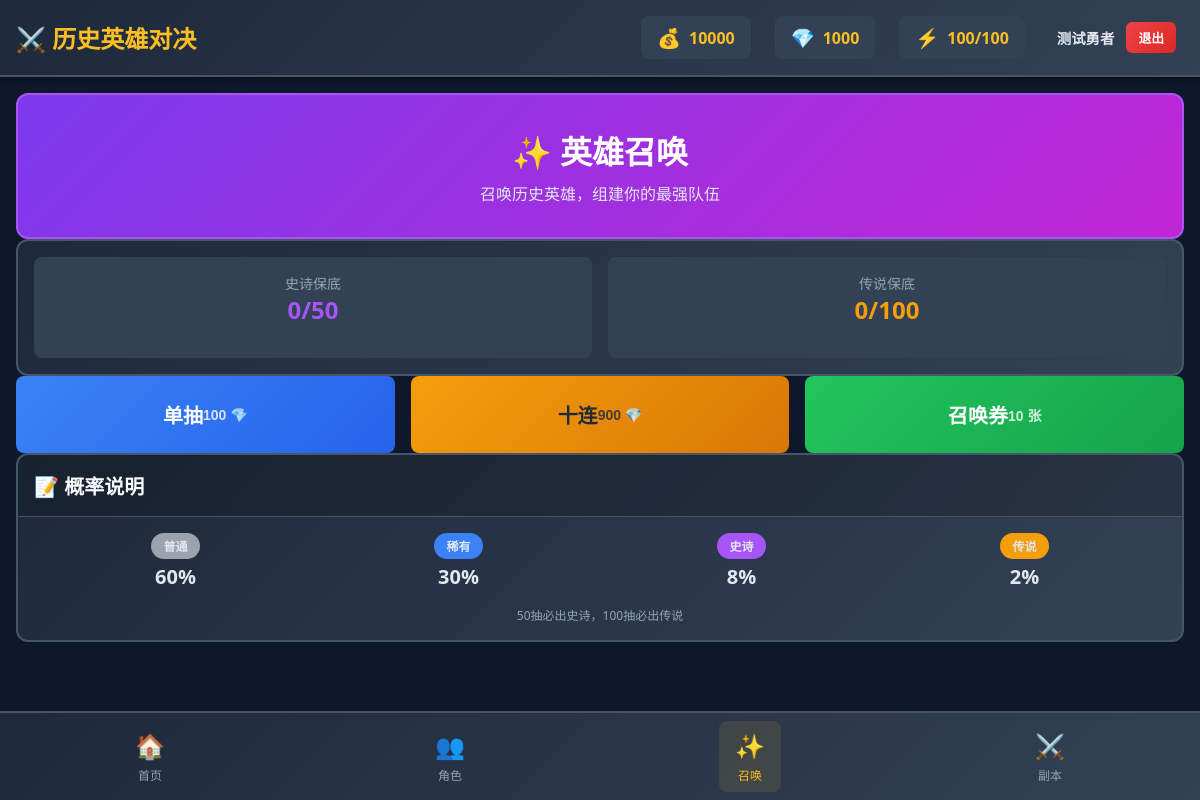
Screenshot of /summon (signed in) with the database file from the repository.
### models.py (models this page shows, shortened)
class Player(db.Model, UserMixin):
    __tablename__ = 'players'
    id = db.Column(db.Integer, primary_key=True, autoincrement=True)
    username = db.Column(db.String(64), unique=True, nullable=True, index=True)
    email = db.Column(db.String(120), unique=True, nullable=True, index=True)
    password_hash = db.Column(db.String(256), nullable=True)
    name = db.Column(db.String(128), nullable=False, default='勇者')
    level = db.Column(db.Integer, nullable=False, default=1)
    exp = db.Column(db.Integer, nullable=False, default=0)
    exp_to_next = db.Column(db.Integer, nullable=False, default=100)
    gold = db.Column(db.Integer, nullable=False, default=10000)
    gems = db.Column(db.Integer, nullable=False, default=1000)
    exp_books = db.Column(db.Integer, nullable=False, default=0)
    summon_tickets = db.Column(db.Integer, nullable=False, default=10)
    energy = db.Column(db.Integer, nullable=False, default=100)
    max_energy = db.Column(db.Integer, nullable=False, default=100)
    last_energy_update = db.Column(db.DateTime, default=datetime.now)
    pity_count = db.Column(db.Integer, nullable=False, default=0)
    legendary_pity_count = db.Column(db.Integer, nullable=False, default=0)
    total_play_days = db.Column(db.Integer, nullable=False, default=1)
    last_login_date = db.Column(db.Date, default=date.today)
    created_at = db.Column(db.DateTime, default=datetime.now)
    updated_at = db.Column(db.DateTime, default=datetime.now, onupdate=datetime.now)
    characters = db.relationship('PlayerCharacter', backref='player', lazy='dynamic')
    team = db.relationship('PlayerTeam', backref='player', lazy='dynamic', order_by='PlayerTeam.slot')
    completed_stages = db.relationship('PlayerCompletedStage', backref='player', lazy='dynamic')
    daily_tasks = db.relationship('PlayerDailyTask', backref='player', lazy='dynamic')
    summon_history = db.relationship('SummonHistory', backref='player', lazy='dynamic')

### app.py (the view)
@app.route('/summon')
@login_required
def summon():
    player = current_user
    return render_template('summon.html',
        player=player,
        rarity_names=RARITY_NAMES,
        rarity_colors=RARITY_COLORS
    )

### app.py (called while the page is built)
@login_manager.user_loader
def load_user(player_id):
    return Player.query.get(int(player_id))

### templates/summon.html (shortened to what this page needs)
{% extends "base.html" %}
{% block content %}
<div class="space-y-4">
    <div class="card" style="background: linear-gradient(135deg, #7c3aed 0%, #c026d3 100%); border-color: #a855f7;">
        <div class="card-body" style="text-align: center; padding: 2rem;">
            <h2 style="font-size: 2rem; font-weight: bold; color: white; margin-bottom: 0.5rem;">✨ 英雄召唤</h2>
            <p style="color: #e2e8f0;">召唤历史英雄，组建你的最强队伍</p>
        </div>
    </div>
    <div class="card">
        <div class="card-body">
            <div class="grid grid-2">
                <div style="text-align: center; padding: 1rem; background: #334155; border-radius: 8px;">
                    <div style="font-size: 0.875rem; color: #94a3b8;">史诗保底</div>
                    <div style="font-size: 1.5rem; font-weight: bold; color: #a855f7;">{{ player.pity_count }}/50</div>
                    <div class="progress" style="margin-top: 0.5rem;">
                    </div>
                </div>
                <div style="text-align: center; padding: 1rem; background: #334155; border-radius: 8px;">
                    <div style="font-size: 0.875rem; color: #94a3b8;">传说保底</div>
                    <div style="font-size: 1.5rem; font-weight: bold; color: #f59e0b;">{{ player.legendary_pity_count }}/100</div>
                    <div class="progress" style="margin-top: 0.5rem;">
                    </div>
                </div>
            </div>
        </div>
    </div>
    <div class="grid grid-3" style="gap: 1rem;">
        <button onclick="doSummon('once')" class="btn btn-primary btn-block" style="padding: 1.5rem;">
            <div style="font-size: 1.25rem;">单抽</div>
            <div style="font-size: 0.875rem; opacity: 0.8;">100 💎</div>
        </button>
        <button onclick="doSummon('ten')" class="btn btn-warning btn-block" style="padding: 1.5rem;">
            <div style="font-size: 1.25rem;">十连</div>
            <div style="font-size: 0.875rem; opacity: 0.8;">900 💎</div>
        </button>
        <button onclick="doSummon('ticket')" class="btn btn-success btn-block" style="padding: 1.5rem;">
            <div style="font-size: 1.25rem;">召唤券</div>
            <div style="font-size: 0.875rem; opacity: 0.8;">{{ player.summon_tickets }} 张</div>
        </button>
    </div>
    <div class="card">
        <div class="card-header">
            <h3 class="card-title">📝 概率说明</h3>
        </div>
        <div class="card-body">
            <div style="display: flex; justify-content: space-around; text-align: center;">
                <div>
                    <span class="badge bg-rarity-common">普通</span>
                    <div style="font-size: 1.25rem; font-weight: bold; margin-top: 0.25rem;">60%</div>
                </div>
                <div>
                    <span class="badge bg-rarity-rare">稀有</span>
                    <div style="font-size: 1.25rem; font-weight: bold; margin-top: 0.25rem;">30%</div>
                </div>
                <div>
                    <span class="badge bg-rarity-epic">史诗</span>
                    <div style="font-size: 1.25rem; font-weight: bold; margin-top: 0.25rem;">8%</div>
                </div>
                <div>
                    <span class="badge bg-rarity-legendary">传说</span>
                    <div style="font-size: 1.25rem; font-weight: bold; margin-top: 0.25rem;">2%</div>
                </div>
            </div>
            <p style="font-size: 0.75rem; color: #94a3b8; text-align: center; margin-top: 1rem;">
                50抽必出史诗，100抽必出传说
            </p>
        </div>
    </div>
</div>
{% endblock %}

### templates/base.html (shortened to what this page needs)
<!DOCTYPE html>
<html lang="zh-CN">
<head>
    <link rel="stylesheet" href="{{ url_for('static', filename='css/style.css') }}">
</head>
<body>
    {% if player %}
    <nav class="navbar">
        <div class="navbar-content">
            <a href="{{ url_for('index') }}" class="navbar-brand">
                ⚔️ 历史英雄对决
            </a>
            <div class="navbar-resources">
                <div class="resource-item">
                    <span class="resource-icon">💰</span>
                    <span class="resource-value">{{ player.gold }}</span>
                </div>
                <div class="resource-item">
                    <span class="resource-icon">💎</span>
                    <span class="resource-value">{{ player.gems }}</span>
                </div>
                <div class="resource-item">
                    <span class="resource-icon">⚡</span>
                    <span class="resource-value">{{ player.energy }}/{{ player.max_energy }}</span>
                </div>
                <div class="resource-item user-info">
                    <span class="user-name">{{ player.name }}</span>
                    <a href="{{ url_for('logout') }}" class="logout-btn" onclick="return confirm('确定要退出登录吗？')">退出</a>
                </div>
            </div>
        </div>
    </nav>
    {% endif %}
    <main class="main-content">
        {% block content %}{% endblock %}
    </main>
    {% if player %}
    <nav class="bottom-nav">
        <a href="{{ url_for('index') }}" class="nav-item {% if request.endpoint == 'index' %}active{% endif %}">
            <span class="nav-icon">🏠</span>
            <span class="nav-label">首页</span>
        </a>
        <a href="{{ url_for('characters') }}" class="nav-item {% if request.endpoint == 'characters' %}active{% endif %}">
            <span class="nav-icon">👥</span>
            <span class="nav-label">角色</span>
        </a>
        <a href="{{ url_for('summon') }}" class="nav-item {% if request.endpoint == 'summon' %}active{% endif %}">
            <span class="nav-icon">✨</span>
            <span class="nav-label">召唤</span>
        </a>
        <a href="{{ url_for('stages') }}" class="nav-item {% if request.endpoint == 'stages' %}active{% endif %}">
            <span class="nav-icon">⚔️</span>
            <span class="nav-label">副本</span>
        </a>
    </nav>
    {% endif %}
</body>
</html>

### static/css/style.css (style rules this page uses)
* { margin: 0; padding: 0; box-sizing: border-box; }
body { font-family: 'Segoe UI', Tahoma, Geneva, Verdana, sans-serif; background-color: #0f172a; color: #e2e8f0; min-height: 100vh; }
.navbar { background: linear-gradient(135deg, #1e293b 0%, #334155 100%); padding: 1rem; position: sticky; top: 0; z-index: 100; border-bottom: 2px solid #475569; box-shadow: 0 4px 6px rgba(0, 0, 0, 0.3); }
.navbar-content { max-width: 1200px; margin: 0 auto; display: flex; justify-content: space-between; align-items: center; }
.navbar-brand { font-size: 1.5rem; font-weight: bold; color: #fbbf24; text-decoration: none; display: flex; align-items: center; gap: 0.5rem; }
.navbar-resources { display: flex; gap: 1.5rem; }
.resource-item { display: flex; align-items: center; gap: 0.5rem; background: #334155; padding: 0.5rem 1rem; border-radius: 8px; }
.resource-icon { font-size: 1.2rem; }
.resource-value { font-weight: bold; color: #fbbf24; }
.user-info { display: flex; align-items: center; gap: 0.75rem; background: transparent; padding: 0.25rem 0.5rem; }
.user-name { color: #e2e8f0; font-weight: 600; font-size: 0.9rem; }
.logout-btn { background: linear-gradient(135deg, #ef4444 0%, #dc2626 100%); color: white; padding: 0.35rem 0.75rem; border-radius: 6px; text-decoration: none; font-size: 0.8rem; font-weight: 600; transition: all 0.2s; }
.bottom-nav { position: fixed; bottom: 0; left: 0; right: 0; background: linear-gradient(135deg, #1e293b 0%, #334155 100%); border-top: 2px solid #475569; display: flex; justify-content: space-around; padding: 0.5rem 0; z-index: 100; }
.nav-item { display: flex; flex-direction: column; align-items: center; padding: 0.5rem 1rem; text-decoration: none; color: #94a3b8; transition: all 0.3s; }
.nav-item:hover, .nav-item.active { color: #fbbf24; background: rgba(251, 191, 36, 0.1); border-radius: 8px; }
.nav-icon { font-size: 1.5rem; }
.nav-label { font-size: 0.75rem; margin-top: 0.25rem; }
.main-content { max-width: 1200px; margin: 0 auto; padding: 1rem; padding-bottom: 100px; }
.card { background: linear-gradient(135deg, #1e293b 0%, #334155 100%); border: 2px solid #475569; border-radius: 12px; overflow: hidden; transition: transform 0.3s, box-shadow 0.3s; }
.card-header { padding: 1rem; border-bottom: 1px solid #475569; background: rgba(0, 0, 0, 0.2); }
.card-title { font-size: 1.25rem; font-weight: bold; color: #f8fafc; }
.card-body { padding: 1rem; }
.btn { display: inline-flex; align-items: center; justify-content: center; padding: 0.75rem 1.5rem; font-size: 1rem; font-weight: 600; border: none; border-radius: 8px; cursor: pointer; transition: all 0.3s; text-decoration: none; }
.btn-primary { background: linear-gradient(135deg, #3b82f6 0%, #2563eb 100%); color: white; }
.btn-success { background: linear-gradient(135deg, #22c55e 0%, #16a34a 100%); color: white; }
.btn-warning { background: linear-gradient(135deg, #f59e0b 0%, #d97706 100%); color: #1e293b; }
.btn-block { width: 100%; }
.badge { display: inline-block; padding: 0.25rem 0.75rem; font-size: 0.75rem; font-weight: 600; border-radius: 9999px; }
.progress { height: 8px; background: #334155; border-radius: 4px; overflow: hidden; }
.grid { display: grid; gap: 1rem; }
.grid-2 { grid-template-columns: repeat(2, 1fr); }
.grid-3 { grid-template-columns: repeat(3, 1fr); }

### rows the page displays
Player: gold "10000", gems "1000", energy "100", max_energy "100", name "测试勇者", pity_count "0", legendary_pity_count "0", summon_tickets "10"
